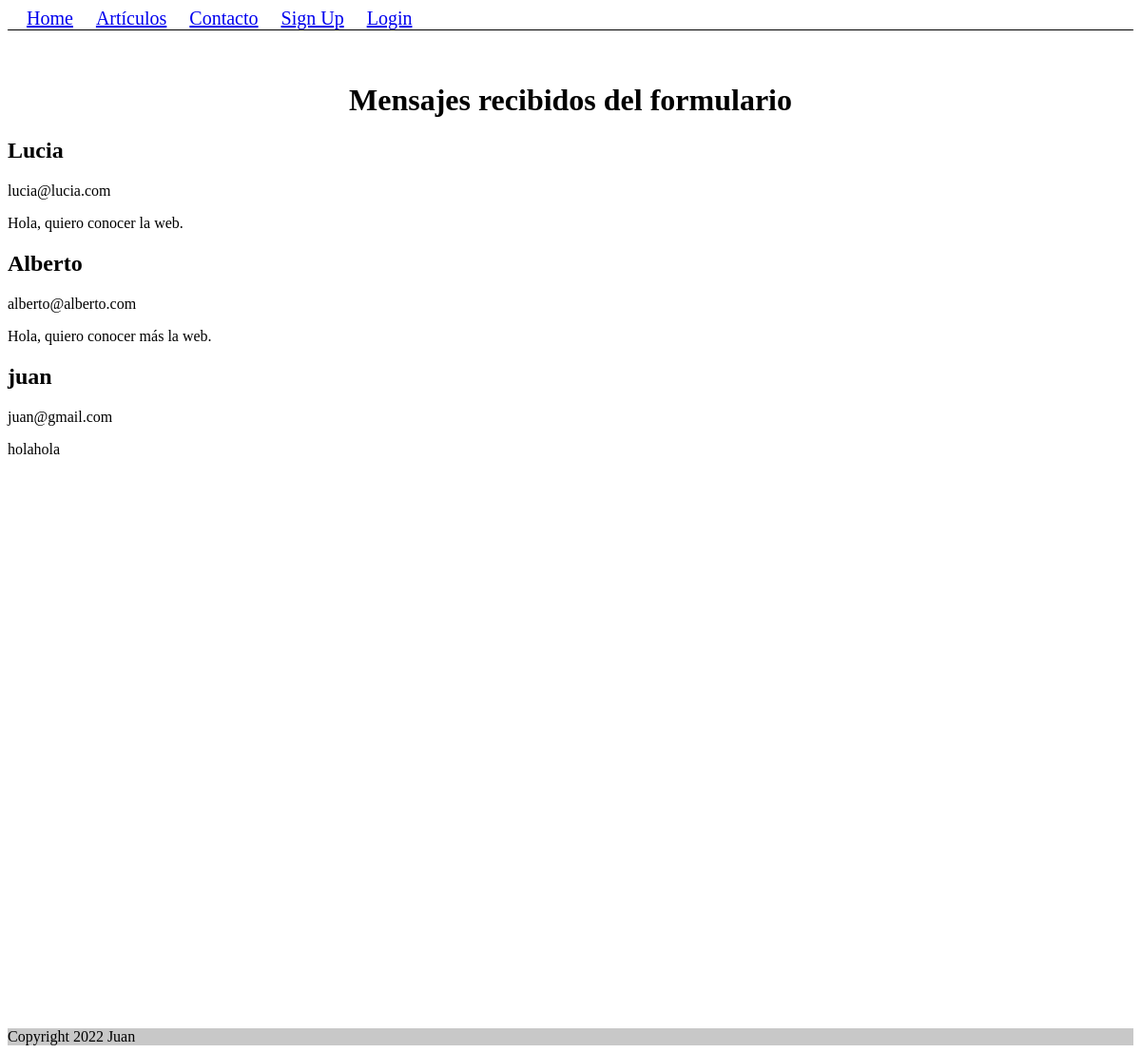
The page /mensajes on the database its author committed.
### tables this page shows
CREATE TABLE contacto (
    id INTEGER PRIMARY KEY AUTOINCREMENT,
    nombre TEXT NOT NULL,
    email TEXT NOT NULL,
    mensaje TEXT NOT NULL
);

### application/route.py (the view)
@mainpages_bp.route("/mensajes")
def mensajes():
	conn = get_db_connection()
	mensajes = conn.execute('SELECT * FROM contacto').fetchall()
	close_db()
	return render_template('mensajes.html', mensajes=mensajes)

### application/bd.py (called while the page is built)
def get_db_connection():
    if 'db' not in g:
        g.db = sqlite3.connect(current_app.config['DATABASE'], detect_types=sqlite3.PARSE_DECLTYPES)
        g.db.row_factory = sqlite3.Row
    return g.db

### application/templates/mensajes.html
{% extends "base.html" %}
{% block content %}
    <h1>Mensajes recibidos del formulario</h1>
    {% for mensaje in mensajes %}
        <h2>{{ mensaje['nombre']}}</h2>
        <p>{{ mensaje['email']}}</p>
        <p>{{ mensaje['mensaje']}}</p>
    {% endfor %}
{% endblock %}

### application/static/style.css (style rules this page uses)
h1 { text-align: center; margin-top: 55px; }

### rows shown on the page
contacto: nombre "Lucia", email "lucia@lucia.com", mensaje "Hola, quiero conocer la web."
contacto: nombre "Alberto", email "alberto@alberto.com", mensaje "Hola, quiero conocer más la web."
contacto: nombre "juan", email "juan@gmail.com", mensaje "holahola"
